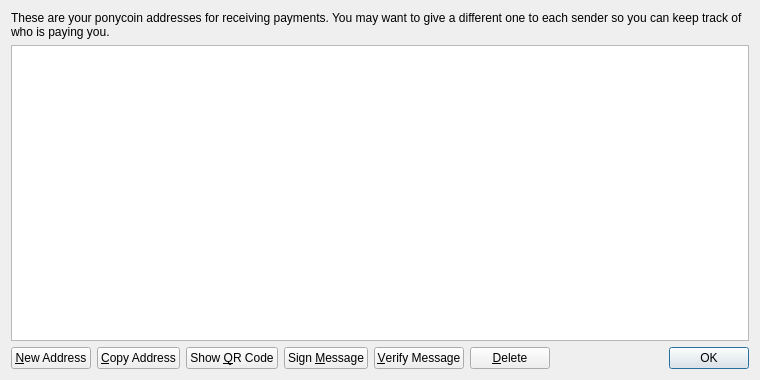
<?xml version="1.0" encoding="UTF-8"?>
<ui version="4.0">
 <class>AddressBookPage</class>
 <widget class="QWidget" name="AddressBookPage">
  <property name="geometry">
   <rect>
    <x>0</x>
    <y>0</y>
    <width>760</width>
    <height>380</height>
   </rect>
  </property>
  <property name="windowTitle">
   <string>Address Book</string>
  </property>
  <layout class="QVBoxLayout" name="verticalLayout">
   <item>
    <widget class="QLabel" name="labelExplanation">
     <property name="text">
      <string>These are your ponycoin addresses for receiving payments. You may want to give a different one to each sender so you can keep track of who is paying you.</string>
     </property>
     <property name="textFormat">
      <enum>Qt::PlainText</enum>
     </property>
     <property name="wordWrap">
      <bool>true</bool>
     </property>
    </widget>
   </item>
   <item>
    <widget class="QTableView" name="tableView">
     <property name="contextMenuPolicy">
      <enum>Qt::CustomContextMenu</enum>
     </property>
     <property name="toolTip">
      <string>Double-click to edit address or label</string>
     </property>
     <property name="tabKeyNavigation">
      <bool>false</bool>
     </property>
     <property name="alternatingRowColors">
      <bool>true</bool>
     </property>
     <property name="selectionMode">
      <enum>QAbstractItemView::SingleSelection</enum>
     </property>
     <property name="selectionBehavior">
      <enum>QAbstractItemView::SelectRows</enum>
     </property>
     <property name="sortingEnabled">
      <bool>true</bool>
     </property>
     <attribute name="verticalHeaderVisible">
      <bool>false</bool>
     </attribute>
    </widget>
   </item>
   <item>
    <layout class="QHBoxLayout" name="horizontalLayout">
     <item>
      <widget class="QPushButton" name="newAddressButton">
       <property name="toolTip">
        <string>Create a new address</string>
       </property>
       <property name="text">
        <string>&amp;New Address</string>
       </property>
       <property name="icon">
        <iconset resource="../bitcoin.qrc">
         <normaloff>:/icons/add</normaloff>:/icons/add</iconset>
       </property>
      </widget>
     </item>
     <item>
      <widget class="QPushButton" name="copyToClipboard">
       <property name="toolTip">
        <string>Copy the currently selected address to the system clipboard</string>
       </property>
       <property name="text">
        <string>&amp;Copy Address</string>
       </property>
       <property name="icon">
        <iconset resource="../bitcoin.qrc">
         <normaloff>:/icons/editcopy</normaloff>:/icons/editcopy</iconset>
       </property>
      </widget>
     </item>
     <item>
      <widget class="QPushButton" name="showQRCode">
       <property name="text">
        <string>Show &amp;QR Code</string>
       </property>
       <property name="icon">
        <iconset resource="../bitcoin.qrc">
         <normaloff>:/icons/qrcode</normaloff>:/icons/qrcode</iconset>
       </property>
      </widget>
     </item>
     <item>
      <widget class="QPushButton" name="signMessage">
       <property name="toolTip">
        <string>Sign a message to prove you own a ponycoin address</string>
       </property>
       <property name="text">
        <string>Sign &amp;Message</string>
       </property>
       <property name="icon">
        <iconset resource="../bitcoin.qrc">
         <normaloff>:/icons/edit</normaloff>:/icons/edit</iconset>
       </property>
      </widget>
     </item>
     <item>
      <widget class="QPushButton" name="verifyMessage">
       <property name="toolTip">
        <string>Verify a message to ensure it was signed with a specified ponycoin address</string>
       </property>
       <property name="text">
        <string>&amp;Verify Message</string>
       </property>
       <property name="icon">
        <iconset resource="../bitcoin.qrc">
         <normaloff>:/icons/transaction_0</normaloff>:/icons/transaction_0</iconset>
       </property>
      </widget>
     </item>
     <item>
      <widget class="QPushButton" name="deleteButton">
       <property name="toolTip">
        <string>Delete the currently selected address from the list</string>
       </property>
       <property name="text">
        <string>&amp;Delete</string>
       </property>
       <property name="icon">
        <iconset resource="../bitcoin.qrc">
         <normaloff>:/icons/remove</normaloff>:/icons/remove</iconset>
       </property>
      </widget>
     </item>
     <item>
      <spacer name="horizontalSpacer">
       <property name="orientation">
        <enum>Qt::Horizontal</enum>
       </property>
       <property name="sizeHint" stdset="0">
        <size>
         <width>40</width>
         <height>20</height>
        </size>
       </property>
      </spacer>
     </item>
     <item>
      <widget class="QDialogButtonBox" name="buttonBox">
       <property name="sizePolicy">
        <sizepolicy hsizetype="Maximum" vsizetype="Fixed">
         <horstretch>0</horstretch>
         <verstretch>0</verstretch>
        </sizepolicy>
       </property>
       <property name="standardButtons">
        <set>QDialogButtonBox::Ok</set>
       </property>
      </widget>
     </item>
    </layout>
   </item>
  </layout>
 </widget>
 <resources>
  <include location="../bitcoin.qrc"/>
 </resources>
 <connections/>
</ui>
